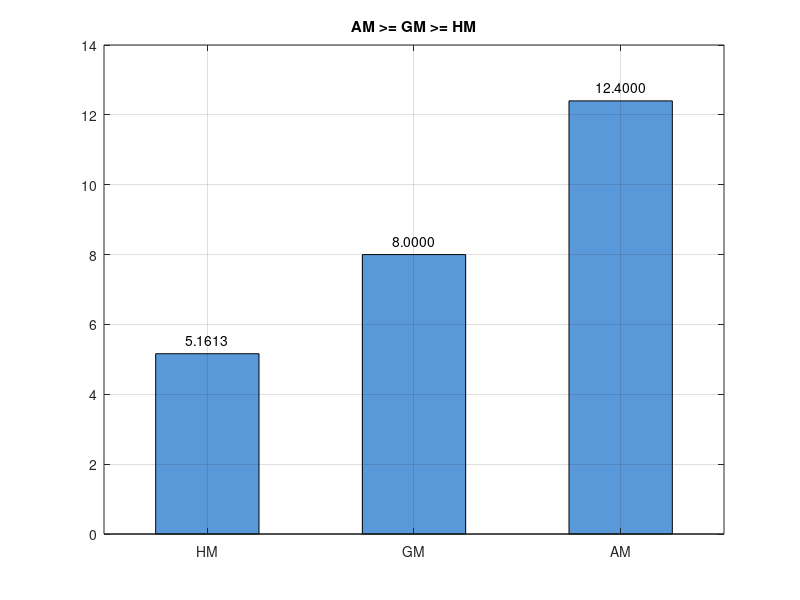

This chart was generated by the following MATLAB code:
%% Question 9 (Lecture 9): Geometric Mean, Harmonic Mean and AM-GM-HM Relation
clc; clear; close all;

%% (a) AM, GM, HM
x  = [2 4 8 16 32];
AM = mean(x);
GM = exp(mean(log(x)));          % same as geomean(x) in Statistics Toolbox
HM = numel(x)/sum(1./x);         % same as harmmean(x)

fprintf('%6s %10s %10s\n', 'x', 'ln x', '1/x');
for i = 1:numel(x), fprintf('%6g %10.4f %10.5f\n', x(i), log(x(i)), 1/x(i)); end
fprintf('sum(1/x) = %.5f\n', sum(1./x));
fprintf('AM = %.4f, GM = %.4f, HM = %.4f\n', AM, GM, HM);
fprintf('AM >= GM >= HM ?  %d\n\n', AM >= GM && GM >= HM);

%% (b) Average speed
speeds    = [40 60 80 120];
avg_speed = numel(speeds)/sum(1./speeds);       % 64 km/h
fprintf('Average speed = %.1f km/h (AM would wrongly give %.1f)\n', avg_speed, mean(speeds));

%% Graph
figure('Position', [100 100 600 400]);
bar(1:3, [HM GM AM], 0.5, 'FaceColor', [0.35 0.6 0.85]);
set(gca, 'XTickLabel', {'HM', 'GM', 'AM'});
vals = [HM GM AM];
for i = 1:3, text(i, vals(i)+0.4, sprintf('%.4f', vals(i)), 'HorizontalAlignment', 'center'); end
title('AM >= GM >= HM'); grid on
print('-dpng', '-r130', 'images/Q9_AM_GM_HM.png');
